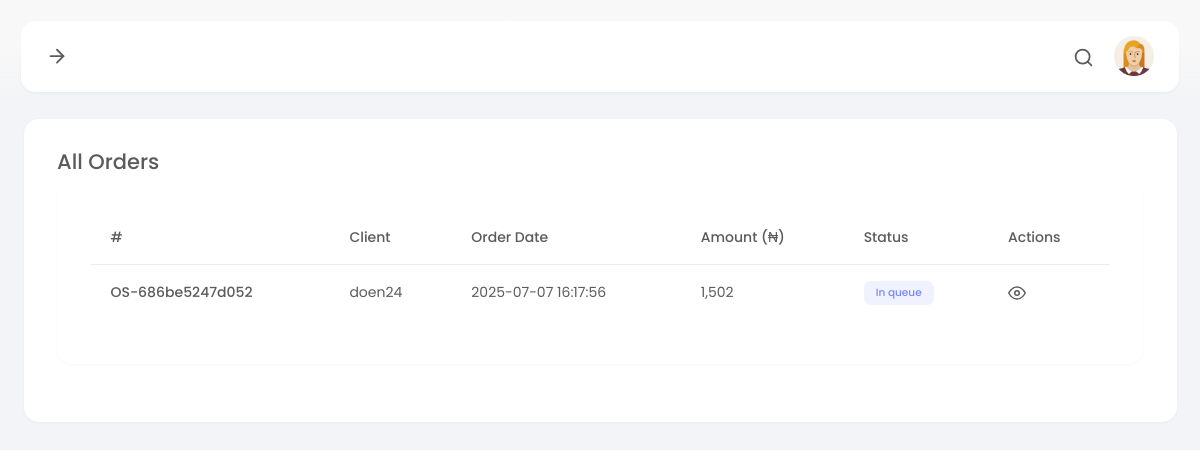
The app's page /manager/orders.php?s=OS-686be5247d052 (signed in) with its own data.
### tables this page shows
CREATE TABLE `orders` (
  `id` int(11) NOT NULL,
  `orderid` varchar(20) NOT NULL,
  `userid` varchar(10) NOT NULL,
  `ref` varchar(50) DEFAULT NULL,
  `payment_type` varchar(150) DEFAULT NULL,
  `items` text NOT NULL,
  `amount` float NOT NULL,
  `firstname` varchar(20) NOT NULL,
  `lastname` varchar(20) NOT NULL,
  `email` varchar(50) NOT NULL,
  `phone` varchar(30) NOT NULL,
  `country` varchar(30) NOT NULL,
  `city` varchar(30) NOT NULL,
  `zipcode` varchar(10) NOT NULL,
  `address1` varchar(255) NOT NULL,
  `address2` varchar(255) NOT NULL,
  `status` varchar(50) NOT NULL DEFAULT 'In queue',
  `created_at` datetime NOT NULL DEFAULT current_timestamp()
);

CREATE TABLE `users` (
  `id` int(11) NOT NULL,
  `userid` varchar(20) NOT NULL,
  `firstname` varchar(50) NOT NULL,
  `lastname` varchar(50) NOT NULL,
  `username` varchar(50) NOT NULL,
  `phone` varchar(20) NOT NULL,
  `email` varchar(100) NOT NULL,
  `password` varchar(100) NOT NULL,
  `code` varchar(10) NOT NULL,
  `created_at` datetime NOT NULL DEFAULT current_timestamp()
);

### manager/orders.php (the view, shortened to what this page needs)
<?php
include_once "../config.php";
if (isset($_GET["s"])) {
  $s = $_GET["s"];
}
if (isset($s)) {
  $getOrders = mysqli_query($conn, "SELECT * FROM `orders` WHERE (`orderid` LIKE '%$s%') OR (`userid` LIKE '%$s%') OR (`status` LIKE '%$s%') ORDER BY `id` DESC");
} else {
  $getOrders = mysqli_query($conn, "SELECT * FROM `orders` ORDER BY `id` DESC");
}
?>
<!DOCTYPE html>
<html lang="en">
<head>
  <link href="assets/plugins/bootstrap/css/bootstrap.min.css" rel="stylesheet">
  <link href="assets/plugins/font-awesome/css/all.min.css" rel="stylesheet">
  <link href="assets/plugins/perfectscroll/perfect-scrollbar.css" rel="stylesheet">
  <link href="assets/css/main.min.css" rel="stylesheet">
  <link href="assets/css/custom.css" rel="stylesheet">
</head>
<body>
  <div class="page-container">
    <?php include("components/menu.php"); ?>
    <div class="page-content">
      <div class="main-wrapper">
        <div class="row">
          <div class="col">
            <div class="card">
              <div class="card-body">
                <div class="row">
                  <div class="col-8">
                    <h4>All Orders</h4>
                  </div>
                </div>
                <div class="row">
                  <div class="col">
                    <div class="card">
                      <div class="card-body">
                        <div class="row">
                          <div class="table-responsive">
                            <table class="table invoice-table">
                              <thead>
                                <tr>
                                  <th scope="col">#</th>
                                  <th scope="col">Client</th>
                                  <th scope="col">Order Date</th>
                                  <th scope="col">Amount (₦)</th>
                                  <th scope="col">Status</th>
                                  <th scope="col">Actions</th>
                                </tr>
                              </thead>
                              <tbody>
                                <?php
                                if (mysqli_num_rows($getOrders) > 0) {
                                  $orders = mysqli_fetch_all($getOrders, MYSQLI_ASSOC);
                                  foreach ($orders as $order) {
                                    $userid = $order["userid"];
                                    $getUser = mysqli_query($conn, "SELECT * FROM `users` WHERE `userid` = '$userid'");
                                    $user = mysqli_fetch_assoc($getUser);
                                    ?>
                                    <tr>
                                      <th scope="row"><?= $order["orderid"]; ?></th>
                                      <td><?= $user["username"]; ?></td>
                                      <td><?= $order["created_at"]; ?></td>
                                      <td><?= number_format($order["amount"]); ?></td>
                                      <td><span class="badge bg-primary"><?= $order["status"]; ?></span></td>
                                      <td>
                                        <a href="view-order.php?oid=<?= $order['orderid']; ?>"><i
                                            data-feather="eye"></i></a>
                                      </td>
                                    </tr>
                                    <?php
                                  }
                                }
                                ?>
                              </tbody>
                            </table>
                          </div>
                        </div>
                      </div>
                    </div>
                  </div>
                </div>
              </div>
            </div>
          </div>
        </div>
      </div>
    </div>
  </div>
</body>
</html>

### records on screen
orders: orderid "OS-686be5247d052", users.username "doen24", created_at "2025-07-07 16:17:56", amount "1,502", status "In queue"
